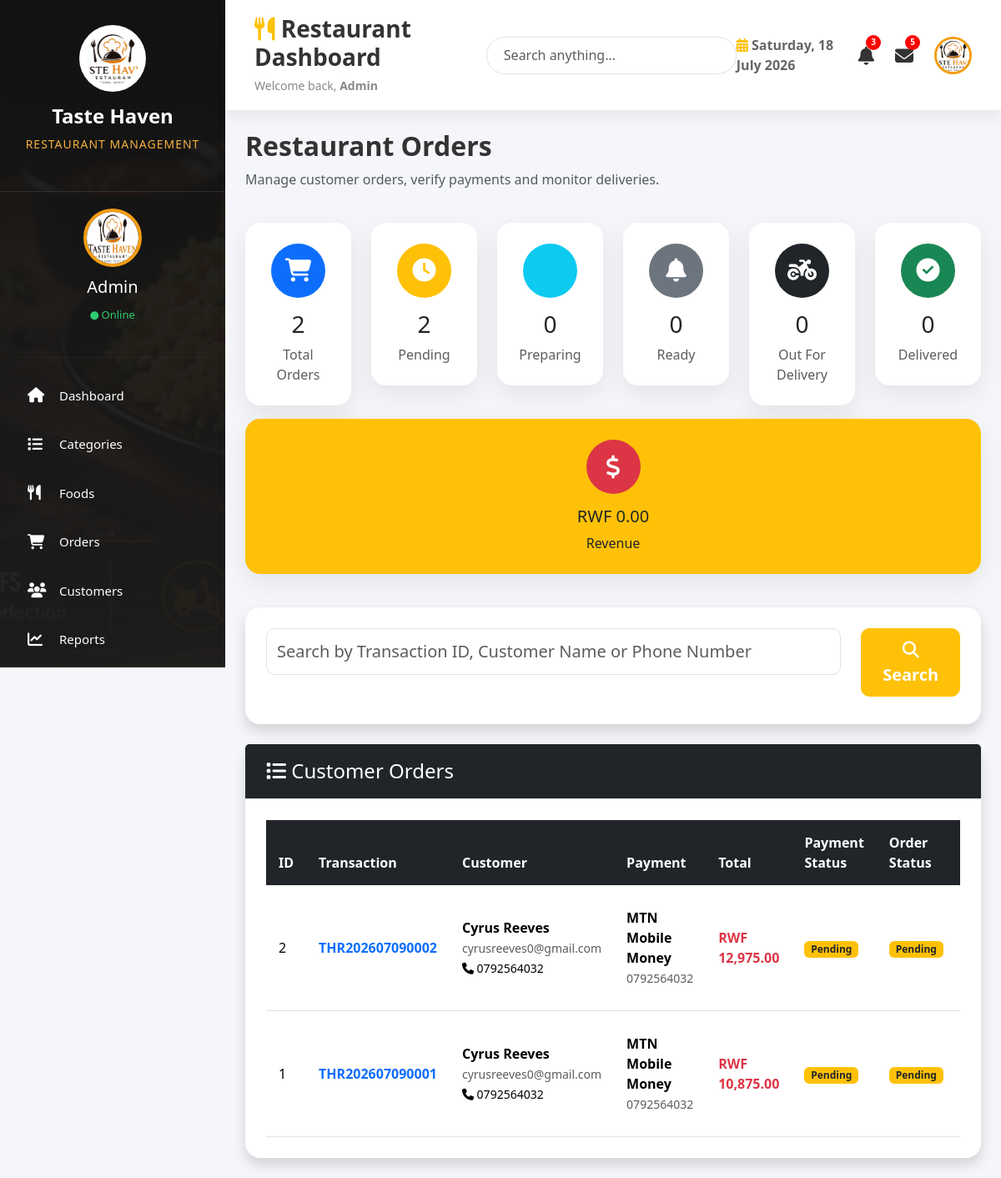
The app's page /admin/orders.php (signed in) with its own data.
### tables this page shows
CREATE TABLE `orders` (
  `id` int(11) NOT NULL,
  `user_id` int(11) DEFAULT NULL,
  `customer_name` varchar(100) DEFAULT NULL,
  `email` varchar(100) DEFAULT NULL,
  `phone` varchar(20) DEFAULT NULL,
  `address` text DEFAULT NULL,
  `notes` text DEFAULT NULL,
  `total_amount` decimal(10,2) DEFAULT NULL,
  `payment_method` varchar(50) DEFAULT NULL,
  `payment_phone` varchar(20) DEFAULT NULL,
  `transaction_id` varchar(100) DEFAULT NULL,
  `order_status` enum('Pending','Preparing','Ready','Out For Delivery','Delivered','Cancelled') DEFAULT 'Pending',
  `created_at` timestamp NOT NULL DEFAULT current_timestamp(),
  `payment_status` enum('Pending','Verified','Rejected') DEFAULT 'Pending'
);

### admin/orders.php (the view, shortened to what this page needs)
<?php
include("../config/db.php");
$search="";
$where="";
$total_orders=mysqli_num_rows(mysqli_query($conn,"
SELECT id
FROM orders
"));
$pending=mysqli_num_rows(mysqli_query($conn,"
SELECT id
FROM orders
WHERE order_status='Pending'
"));
$preparing=mysqli_num_rows(mysqli_query($conn,"
SELECT id
FROM orders
WHERE order_status='Preparing'
"));
$ready=mysqli_num_rows(mysqli_query($conn,"
SELECT id
FROM orders
WHERE order_status='Ready'
"));
$delivery=mysqli_num_rows(mysqli_query($conn,"
SELECT id
FROM orders
WHERE order_status='Out For Delivery'
"));
$delivered=mysqli_num_rows(mysqli_query($conn,"
SELECT id
FROM orders
WHERE order_status='Delivered'
"));
$revenue=mysqli_fetch_assoc(mysqli_query($conn,"
SELECT SUM(total_amount) AS total
FROM orders
WHERE order_status='Delivered'
"));
$query=mysqli_query($conn,"
SELECT *
FROM orders
$where
ORDER BY created_at DESC
");
?>
<!DOCTYPE html>
<html lang="en">
<head>
<link
href="https://cdn.jsdelivr.net/npm/bootstrap@5.3.3/dist/css/bootstrap.min.css"
rel="stylesheet">
<link
rel="stylesheet"
href="../assets/css/admin.css">
<link
rel="stylesheet"
href="https://cdnjs.cloudflare.com/ajax/libs/font-awesome/6.5.2/css/all.min.css">
</head>
<body>
<div class="wrapper">
<?php include("includes/sidebar.php"); ?>
<div class="main">
<?php include("includes/header.php"); ?>
<div class="container-fluid p-4">
<div class="d-flex justify-content-between align-items-center mb-4">
<div>
<h2 class="fw-bold">
Restaurant Orders
</h2>
<p class="text-muted">
Manage customer orders, verify payments and monitor deliveries.
</p>
</div>
</div>
<div class="row mb-4">
<div class="col-lg col-md-6 mb-3">
<div class="card card-stat text-center">
<div class="card-body">
<div class="icon-box bg-primary">
<i class="fas fa-shopping-cart"></i>
</div>
<h3>
<?php echo $total_orders; ?>
</h3>
<p class="text-muted mb-0">
Total Orders
</p>
</div>
</div>
</div>
<div class="col-lg col-md-6 mb-3">
<div class="card card-stat text-center">
<div class="card-body">
<div class="icon-box bg-warning">
<i class="fas fa-clock"></i>
</div>
<h3>
<?php echo $pending; ?>
</h3>
<p class="text-muted mb-0">
Pending
</p>
</div>
</div>
</div>
<div class="col-lg col-md-6 mb-3">
<div class="card card-stat text-center">
<div class="card-body">
<div class="icon-box bg-info">
</div>
<h3>
<?php echo $preparing; ?>
</h3>
<p class="text-muted mb-0">
Preparing
</p>
</div>
</div>
</div>
<div class="col-lg col-md-6 mb-3">
<div class="card card-stat text-center">
<div class="card-body">
<div class="icon-box bg-secondary">
<i class="fas fa-bell"></i>
</div>
<h3>
<?php echo $ready; ?>
</h3>
<p class="text-muted mb-0">
Ready
</p>
</div>
</div>
</div>
<div class="col-lg col-md-6 mb-3">
<div class="card card-stat text-center">
<div class="card-body">
<div class="icon-box bg-dark">
<i class="fas fa-motorcycle"></i>
</div>
<h3>
<?php echo $delivery; ?>
</h3>
<p class="text-muted mb-0">
Out For Delivery
</p>
</div>
</div>
</div>
<div class="col-lg col-md-6 mb-3">
<div class="card card-stat text-center">
<div class="card-body">
<div class="icon-box bg-success">
<i class="fas fa-check-circle"></i>
</div>
<h3>
<?php echo $delivered; ?>
</h3>
<p class="text-muted mb-0">
Delivered
</p>
</div>
</div>
</div>
<div class="col-lg col-md-6 mb-3">
<div class="card card-stat text-center bg-warning">
<div class="card-body">
<div class="icon-box bg-danger">
<i class="fas fa-dollar-sign"></i>
</div>
<h5>
<?php echo CURRENCY." ".number_format($revenue['total'] ?? 0,2); ?>
</h5>
<p class="mb-0">
Revenue
</p>
</div>
</div>
</div>
</div>
<div class="card shadow border-0 mb-4">
<div class="card-body">
<form method="GET">
<div class="row">
<div class="col-lg-10 mb-2">
<input
type="text"
name="search"
class="form-control form-control-lg"
placeholder="Search by Transaction ID, Customer Name or Phone Number"
value="<?php echo $search; ?>">
</div>
<div class="col-lg-2 mb-2">
<div class="d-grid">
<button
class="btn btn-warning btn-lg">
<i class="fas fa-search"></i>
Search
</button>
</div>
</div>
</div>
</form>
</div>
</div>
<div class="card shadow border-0">
<div class="card-header bg-dark text-white">
<h4 class="mb-0">
<i class="fas fa-list"></i>
Customer Orders
</h4>
</div>
<div class="card-body">
<div class="table-responsive">
<table class="table table-hover align-middle">
<thead class="table-dark">
<tr>
<th>ID</th>
<th>Transaction</th>
<th>Customer</th>
<th>Payment</th>
<th>Total</th>
<th>Payment Status</th>
<th>Order Status</th>
<th>Date</th>
</tr>
</thead>
<tbody>
<?php
if(mysqli_num_rows($query)>0)
{
while($row=mysqli_fetch_assoc($query))
{
?>
<tr>
<td>
<?php echo $row['id']; ?>
</td>
<td>
<strong class="text-primary">
<?php echo $row['transaction_id']; ?>
</strong>
</td>
<td>
<strong>
<?php echo $row['customer_name']; ?>
</strong>
<br>
<small class="text-muted">
<?php echo $row['email']; ?>
</small>
<br>
<small>
<i class="fas fa-phone"></i>
<?php echo $row['phone']; ?>
</small>
</td>
<td>
<strong>
<?php echo $row['payment_method']; ?>
</strong>
<br>
<small class="text-muted">
<?php echo $row['payment_phone']; ?>
</small>
</td>
<td>
<strong class="text-danger">
<?php echo CURRENCY." ".number_format($row['total_amount'],2); ?>
</strong>
</td>
<td>
<?php
if($row['payment_status']=="Pending")
{
echo "<span class='badge bg-warning text-dark'>Pending</span>";
}
elseif($row['payment_status']=="Verified")
{
echo "<span class='badge bg-success'>Verified</span>";
}
else
{
echo "<span class='badge bg-danger'>Rejected</span>";
}
?>
</td>
<td>
<?php
$status=$row['order_status'];
if($status=="Pending")
{
echo "<span class='badge bg-warning text-dark'>Pending</span>";
}
elseif($status=="Preparing")
{
echo "<span class='badge bg-primary'>Preparing</span>";
}
elseif($status=="Ready")
{
echo "<span class='badge bg-info text-dark'>Ready</span>";
}
elseif($status=="Out For Delivery")
{
echo "<span class='badge bg-secondary'>Out For Delivery</span>";
}
elseif($status=="Delivered")
{
echo "<span class='badge bg-success'>Delivered</span>";
}
else
{
echo "<span class='badge bg-danger'>Cancelled</span>";
}
?>
</td>
<td>
<br>
</td>
</tr>
<?php
}
}
?>
</tbody>
</table>
</div>
</div>
</div>
</div>
</div>
</div>
</body>
</html>

### assets/css/admin.css (style rules this page uses)
* { margin:0; padding:0; box-sizing:border-box; }
body { font-family:'Segoe UI',Tahoma,Geneva,Verdana,sans-serif; background:#f4f6f9; color:#333; }
.wrapper { display:flex; min-height:100vh; }
.main { margin-left:270px; width:calc(100% - 270px); }
.card { border:none; border-radius:18px; box-shadow:0 8px 20px rgba(0,0,0,.08); }
.card-header { background:#ffffff; border-bottom:1px solid #ececec; font-weight:600; padding:18px 25px; }
.card-body { padding:25px; }
.table { margin-bottom:0; vertical-align:middle; }
.table thead { background:#212529; color:#fff; }
.table thead th { padding:15px; border:none; font-weight:600; }
.table tbody td { padding:15px; }
.table tbody tr { transition:.3s; }
.btn { border-radius:10px; padding:10px 18px; font-weight:600; }
.btn-warning { color:#fff; }
.form-control, .form-select { border-radius:10px; padding:12px; }
html { scroll-behavior:smooth; }

### admin/orders.php (style rules this page uses)
body { background:#f4f6f9; }
.card-stat { border:none; border-radius:18px; box-shadow:0 10px 30px rgba(0,0,0,.08); transition:.3s; }
.icon-box { width:65px; height:65px; border-radius:50%; display:flex; align-items:center; justify-content:center; font-size:28px; margin:auto; margin-bottom:15px; color:white; }

### records on screen
orders: id "2", transaction "THR202607090002", customer_name "Cyrus Reeves", email "cyrusreeves0@gmail.com", phone "0792564032", payment_method "MTN Mobile Money", payment_phone "0792564032", total_amount "12,975.00", payment_status "Pending", order_status "Pending"
orders: id "1", transaction "THR202607090001", customer_name "Cyrus Reeves", email "cyrusreeves0@gmail.com", phone "0792564032", payment_method "MTN Mobile Money", payment_phone "0792564032", total_amount "10,875.00", payment_status "Pending", order_status "Pending"

### other values on screen
$_SESSION['admin'] "Admin"
$total_orders "2"
$pending "2"
$preparing "0"
$ready "0"
$delivery "0"
$delivered "0"
CURRENCY "RWF"
$revenue['total'] "0.00"
